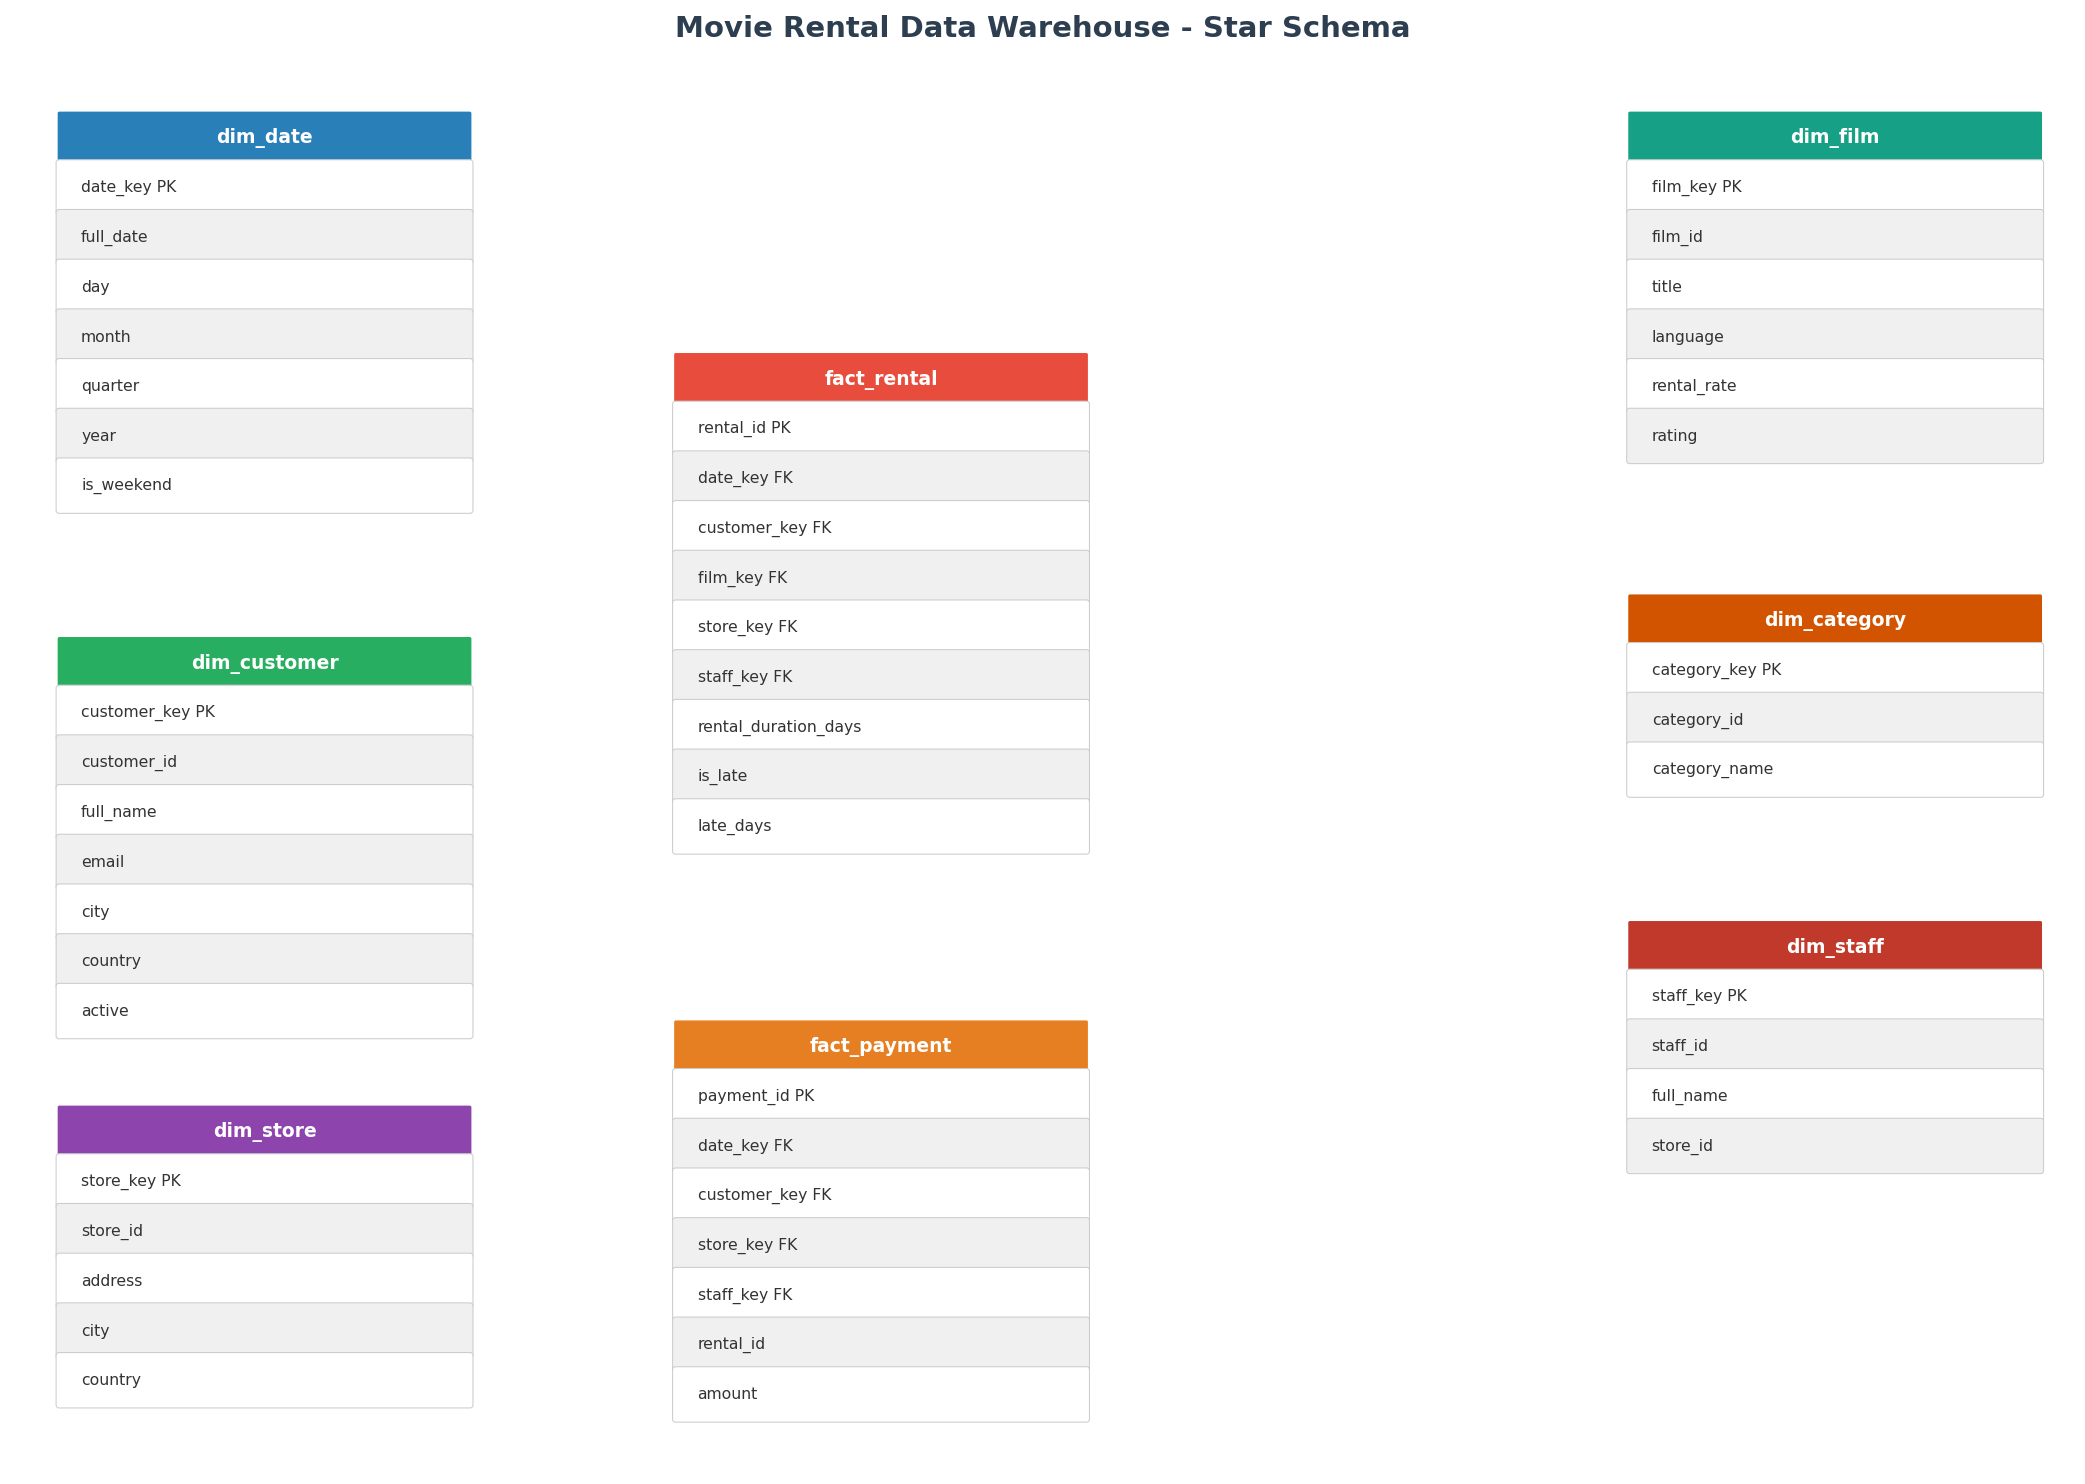

Write the Python code that produced this figure.
import matplotlib.pyplot as plt
import matplotlib.patches as mpatches

fig, ax = plt.subplots(figsize=(14, 10))
ax.set_xlim(0, 14)
ax.set_ylim(0, 10)
ax.axis('off')

def draw_table(ax, x, y, title, columns, color, width=2.8):
    row_h = 0.35
    ax.add_patch(mpatches.FancyBboxPatch((x, y), width, row_h, boxstyle="round,pad=0.02", facecolor=color, edgecolor='white', linewidth=1.5))
    ax.text(x + width/2, y + row_h/2, title, ha='center', va='center', fontsize=9, fontweight='bold', color='white')
    for i, col in enumerate(columns):
        bg = '#ffffff' if i % 2 == 0 else '#f0f0f0'
        ax.add_patch(mpatches.FancyBboxPatch((x, y - (i+1)*row_h), width, row_h, boxstyle="round,pad=0.02", facecolor=bg, edgecolor='#cccccc', linewidth=0.5))
        ax.text(x + 0.15, y - (i+1)*row_h + row_h/2, col, ha='left', va='center', fontsize=7.5, color='#333333')

draw_table(ax, 4.5, 7.5, 'fact_rental', ['rental_id PK', 'date_key FK', 'customer_key FK', 'film_key FK', 'store_key FK', 'staff_key FK', 'rental_duration_days', 'is_late', 'late_days'], '#e74c3c')
draw_table(ax, 4.5, 2.8, 'fact_payment', ['payment_id PK', 'date_key FK', 'customer_key FK', 'store_key FK', 'staff_key FK', 'rental_id', 'amount'], '#e67e22')
draw_table(ax, 0.3, 9.2, 'dim_date', ['date_key PK', 'full_date', 'day', 'month', 'quarter', 'year', 'is_weekend'], '#2980b9')
draw_table(ax, 0.3, 5.5, 'dim_customer', ['customer_key PK', 'customer_id', 'full_name', 'email', 'city', 'country', 'active'], '#27ae60')
draw_table(ax, 0.3, 2.2, 'dim_store', ['store_key PK', 'store_id', 'address', 'city', 'country'], '#8e44ad')
draw_table(ax, 11.0, 9.2, 'dim_film', ['film_key PK', 'film_id', 'title', 'language', 'rental_rate', 'rating'], '#16a085')
draw_table(ax, 11.0, 5.8, 'dim_category', ['category_key PK', 'category_id', 'category_name'], '#d35400')
draw_table(ax, 11.0, 3.5, 'dim_staff', ['staff_key PK', 'staff_id', 'full_name', 'store_id'], '#c0392b')

plt.title('Movie Rental Data Warehouse - Star Schema', fontsize=14, fontweight='bold', color='#2c3e50')
plt.tight_layout()
plt.savefig(r'C:\Users\User\OneDrive\Desktop\movie_rental_dw\diagrams\star_schema.png', dpi=150, bbox_inches='tight')
plt.show()
print("Star Schema saved!")
